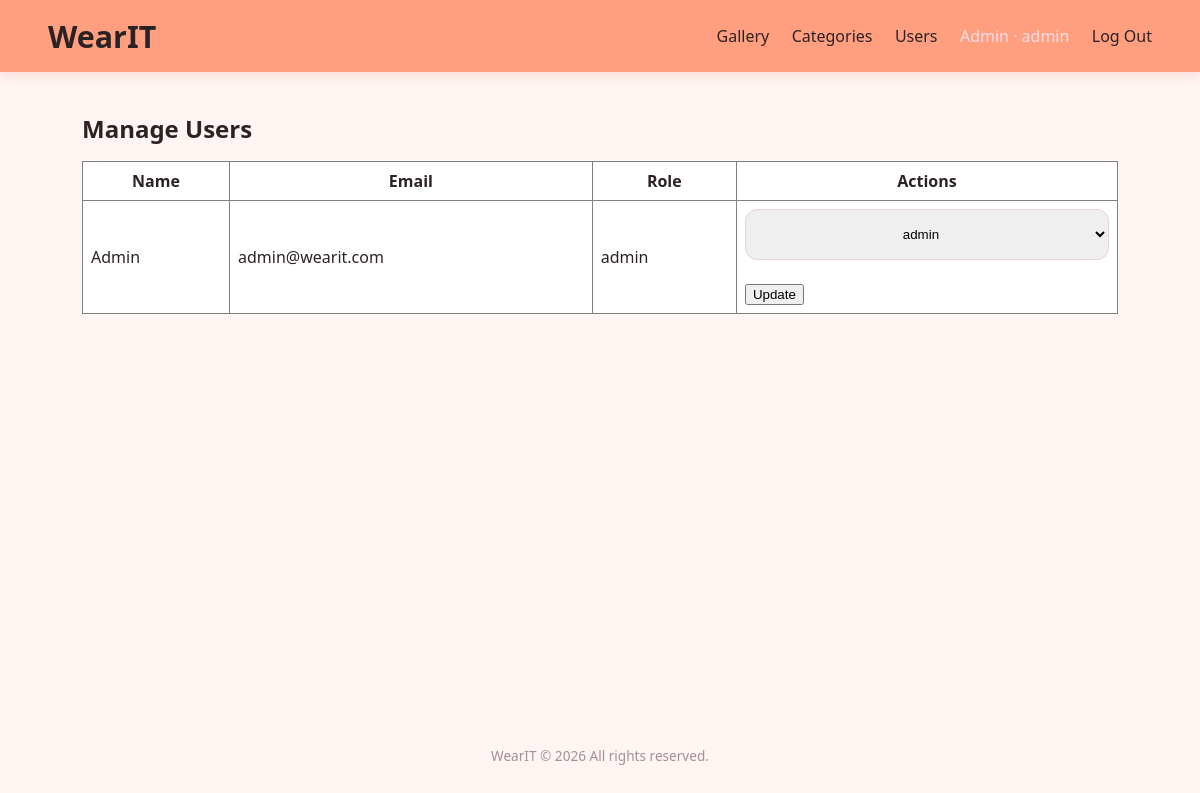
/adminuser.php (signed in), run on the app's committed database.
### tables this page shows
create table user2(
id int auto_increment primary key,
name varchar(225) not null,
email varchar(150) not null unique,
password_hash varchar(255) not null,
role ENUM('admin', 'user', 'guest') not null default 'user',
created_at timestamp default current_timestamp
);

### adminuser.php (the view, shortened to what this page needs)
<?php
$db = new PDO("mysql:host=localhost;dbname=wearit_2", "root", "");
$users = $db->query("SELECT id, name, email, role FROM user2 ORDER BY created_at DESC")->fetchAll();
?>
<!doctype html>
<html lang="en">
  <head>
    <link rel="stylesheet" href="style2.css" />
  </head>
  <body>
    <header>
      <a class="logo" href="#">WearIT</a>
      <nav>
        <a href="gallery.php">Gallery</a>
        <a href="admincategory.php">Categories</a>
        <a href="adminuser.php">Users</a>
        <span class="badge"><?= htmlspecialchars($_SESSION['user']['name']) ?> · <?= htmlspecialchars($_SESSION['user']['role']) ?></span>
        <a href="logout.php">Log Out</a>
      </nav>
    </header>
    <main>
      <section id="favorite">
        <h1>Manage Users</h1>
        <table border="1" cellpadding="8" style="width:100%; background:#fff; border-collapse: collapse;">
          <thead>
            <tr><th>Name</th><th>Email</th><th>Role</th><th>Actions</th></tr>
          </thead>
          <tbody>
            <?php foreach ($users as $u): ?>
            <tr>
              <td><?= htmlspecialchars($u['name']) ?></td>
              <td><?= htmlspecialchars($u['email']) ?></td>
              <td><?= htmlspecialchars($u['role']) ?></td>
              <td>
                <form method="post" style="display:inline;">
                  <select name="role">
                    <option value="admin"  <?= $u['role'] === 'admin'  ? 'selected' : '' ?>>admin</option>
                  </select>
                  <button type="submit">Update</button>
                </form>
              </td>
            </tr>
            <?php endforeach; ?>
          </tbody>
        </table>
      </section>
    </main>
    <footer>
      <span class="foot">WearIT © 2026 All rights reserved.</span>
    </footer>
  </body>
</html>

### style2.css (style rules this page uses)
* { box-sizing: border-box; }
body { margin: 0; background: #fff5f2; color: #2b2224; font-family: system-ui, -apple-system, BlinkMacSystemFont, "Segoe UI", Roboto, Oxygen, Ubuntu, Cantarell, "Open Sans", "Helvetica Neue", sans-serif; }
header { display: flex; justify-content: space-between; align-items: center; padding: 0 3rem; height: 72px; background: #ff9f80; box-shadow: 0 2px 12px rgba(217, 78, 78, 0.18); position: fixed; width: 100%; z-index: 10; }
.badge { color: #f4dee5; }
.logo { font-size: 1.9rem; font-weight: 700; color: #2b2224; text-decoration: none; }
nav { display: flex; flex-direction: row; gap: 1.4rem; }
header nav a { color: #2b2224; text-decoration: none; }
section { min-height: calc(100vh - 72px); display: flex; flex-direction: column; align-items: center; justify-content: center; padding: 6rem 2rem 2rem; }
select { padding: 1rem; border: 1.5px solid #e6d5d0; border-radius: 12px; cursor: pointer; text-align: center; margin-bottom: 1.4rem; width: 100%; }
footer { text-align: center; margin: 1rem 0 3rem 0; }
.foot { color: #a38f96; font-size: 0.85rem; }
#favorite { display: flex; flex-direction: column; align-items: stretch; justify-content: flex-start; width: 100%; max-width: 1100px; margin: 0 auto; padding: 7rem 2rem 3rem; }
#favorite h1 { margin: 0 0 1rem; }

### data on the page
user2: name "Admin", email "admin@wearit.com", role "admin"

### other printed values
$_SESSION['user']['name'] "Admin"
$_SESSION['user']['role'] "admin"
